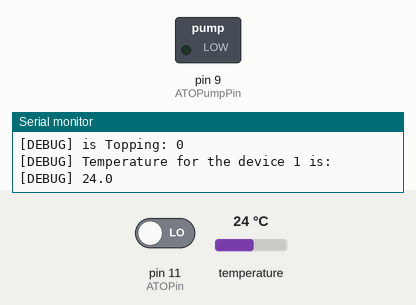
This sketch was run on a simulated Arduino Uno, built with avr-gcc and run on an emulated ATmega328P. Shown: switched loads named in the sketch (green lamp = pin HIGH), the last lines printed to the serial monitor. The test bench sets the inputs (shaded band); at power-on: pin 11 (ATOPin) LOW, temperature 24 °C. Pins used as bus, display or sensor lines are not drawn.

Above: at 1.3 s.
1.4 s: pin 11 (ATOPin) driven HIGH
At 2.3 s:
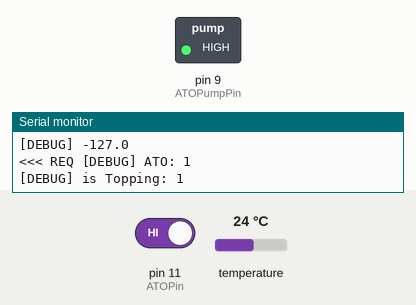
3.5 s: pin 11 (ATOPin) driven LOW
At 5.1 s:
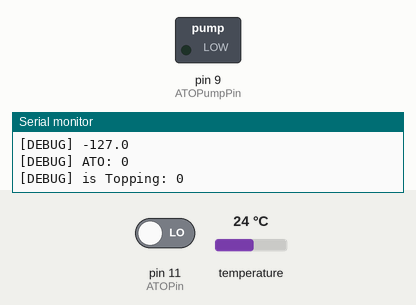
Timing chart, 0 to 6.6 s (numbered marks = the images above; inputs shaded):
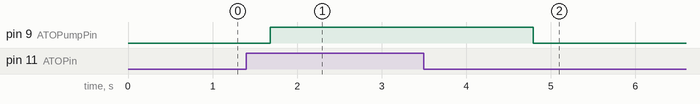

The sketch:

FranklinController.ino
```cpp
#include "ATO.h"
#include "Logger.h"
#include "ReefuinoRelay.h"
#include "OneWireTemperatureSensor.h"
//#include "ReefuinoThermostat.h"
#include <EtherCard.h>

#define STATIC 1  // set to 1 to disable DHCP (adjust myip/gwip values below)
#if STATIC
// ethernet interface ip address
static byte myip[] = {
  192, 168, 1, 15 };
// gateway ip address
static byte gwip[] = {
  192, 168, 1, 1 };
#endif
// ethernet mac address - must be unique on your network
static byte mymac[] = {
  0x74, 0x69, 0x69, 0x2D, 0x30, 0x31 };


byte Ethernet::buffer[700];
static uint32_t timer;

char website[] PROGMEM = "www.google.com";


//ATO
const int ATOPin = 11;
const int ATOPumpPin = 9;
ReefuinoRelay atoPumpRelay(ATOPumpPin);
ATO ato(ATOPin, atoPumpRelay);

//Temperature
float temperatureToKeep = 26.0;
const int CHILLER_RELAY_PIN = 9; //digital

#define ONE_WIRE_PIN 4 //digital pin
#define TEMPERATURE_PRECISION 9
OneWireTemperatureSensor tempSensor(ONE_WIRE_PIN);
//ReefuinoRelay chillerRelay(CHILLER_RELAY_PIN);
//ReefuinoRelay heaterRelay(2);
//ReefuinoThermostat thermostat(tempSensor, chillerRelay, heaterRelay, temperatureToKeep);

void setup() {
  Logger::init(9600);
  Logger::debug("Listening Water level sensor on digital pin: " + ATOPin);
  tempSensor.init();

  pinMode(4, OUTPUT);
  digitalWrite(4, HIGH);

  Serial.println("\n[webClient]");

  if (ether.begin(sizeof Ethernet::buffer, mymac) == 0)
    Serial.println( "Failed to access Ethernet controller");
  if (!ether.dhcpSetup())
    Serial.println("DHCP failed");

  ether.printIp("IP:  ", ether.myip);
  ether.printIp("GW:  ", ether.gwip);
  ether.printIp("DNS: ", ether.dnsip);

  if (!ether.dnsLookup(website))
    Serial.println("DNS failed");

  ether.printIp("SRV: ", ether.hisip);
}

void loop() {
  //ATO
  //	ato.checkSensorConnectivity();
  int atoValue = ato.onLoop();
  Logger::debug("ATO: " + String(atoValue));
  Logger::debug("is Topping: " + String(ato.isTopping()));

  //Temperature
  float temp = tempSensor.readCelsius();
  Logger::debug("Temperature for the device 1 is: ");
  Logger::debugFloat(temp);

  float temp2 = tempSensor.readCelsius(1);
  Logger::debug("Temperature for the device 2 is: ");
  Logger::debugFloat(temp2);

  //	float temp = thermostat.checkTemperature();
  //
  //	Logger::debug("Celsius: ");
  //	Logger::debugFloat(temp);
  //
  //	Logger::debug("Thermostat is: ");
  //	Logger::debug(thermostat.getStatusStr());
  ////
  //	if (thermostat.isHeating()) {
  //		Logger::debug("Heater is on");
  //	} else if (thermostat.isChilling()) {
  //		Logger::debug("Fan is on");
  //	} else {
  //		Logger::debug("Temperature control is taking a nap");
  //	}

  ether.packetLoop(ether.packetReceive());

  if (millis() > timer) {
    timer = millis() + 5000;
    Serial.println();
    Serial.print("<<< REQ ");
    ether.browseUrl(PSTR("/foo/"), "bar", website, my_callback);
  }
}


// called when the client request is complete
static void my_callback (byte status, word off, word len) {
  Serial.println(">>>");
  Ethernet::buffer[off+300] = 0;
  Serial.print((const char*) Ethernet::buffer + off);
  Serial.println("...");
}
```

Measured:
- after the input at 1.4 s, pin 9 (ATOPumpPin): LOW → HIGH after 0.28 s
- after the input at 3.5 s, pin 9 (ATOPumpPin): HIGH → LOW after 1.3 s
